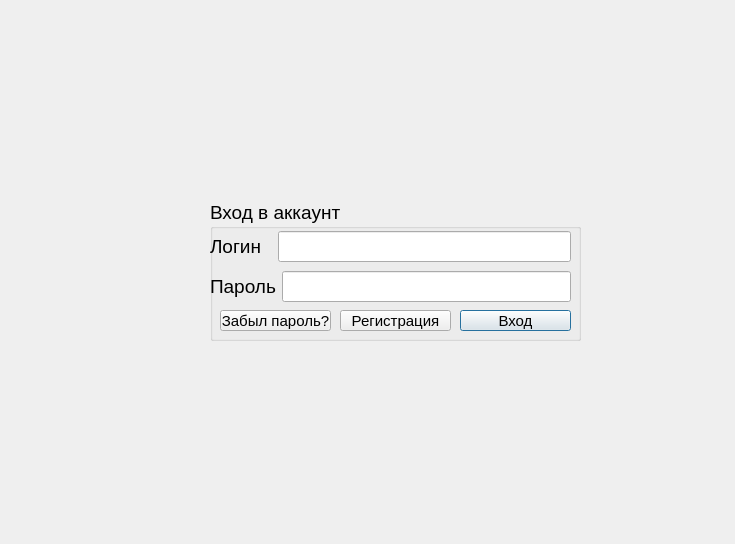
<?xml version="1.0" encoding="UTF-8"?>
<ui version="4.0">
 <class>LogIn</class>
 <widget class="QDialog" name="LogIn">
  <property name="geometry">
   <rect>
    <x>0</x>
    <y>0</y>
    <width>735</width>
    <height>544</height>
   </rect>
  </property>
  <property name="windowTitle">
   <string>Dialog</string>
  </property>
  <widget class="QGroupBox" name="groupBox">
   <property name="geometry">
    <rect>
     <x>210</x>
     <y>200</y>
     <width>371</width>
     <height>141</height>
    </rect>
   </property>
   <property name="font">
    <font>
     <pointsize>14</pointsize>
    </font>
   </property>
   <property name="title">
    <string>Вход в аккаунт</string>
   </property>
   <widget class="QWidget" name="layoutWidget">
    <property name="geometry">
     <rect>
      <x>0</x>
      <y>70</y>
      <width>361</width>
      <height>33</height>
     </rect>
    </property>
    <layout class="QHBoxLayout" name="horizontalLayout_2">
     <item>
      <widget class="QLabel" name="label_2">
       <property name="text">
        <string>Пароль</string>
       </property>
      </widget>
     </item>
     <item>
      <widget class="QLineEdit" name="pasEdit"/>
     </item>
    </layout>
   </widget>
   <widget class="QPushButton" name="Ent">
    <property name="geometry">
     <rect>
      <x>250</x>
      <y>110</y>
      <width>111</width>
      <height>21</height>
     </rect>
    </property>
    <property name="font">
     <font>
      <pointsize>11</pointsize>
     </font>
    </property>
    <property name="text">
     <string>Вход</string>
    </property>
   </widget>
   <widget class="QPushButton" name="pushButton_2">
    <property name="geometry">
     <rect>
      <x>10</x>
      <y>110</y>
      <width>111</width>
      <height>21</height>
     </rect>
    </property>
    <property name="font">
     <font>
      <pointsize>11</pointsize>
     </font>
    </property>
    <property name="text">
     <string>Забыл пароль?</string>
    </property>
   </widget>
   <widget class="QPushButton" name="reg">
    <property name="geometry">
     <rect>
      <x>130</x>
      <y>110</y>
      <width>111</width>
      <height>21</height>
     </rect>
    </property>
    <property name="font">
     <font>
      <pointsize>11</pointsize>
     </font>
    </property>
    <property name="text">
     <string>Регистрация</string>
    </property>
   </widget>
   <widget class="QWidget" name="">
    <property name="geometry">
     <rect>
      <x>0</x>
      <y>30</y>
      <width>361</width>
      <height>33</height>
     </rect>
    </property>
    <layout class="QHBoxLayout" name="horizontalLayout">
     <item>
      <widget class="QLabel" name="label">
       <property name="text">
        <string>Логин  </string>
       </property>
      </widget>
     </item>
     <item>
      <widget class="QLineEdit" name="logEdit"/>
     </item>
    </layout>
   </widget>
  </widget>
 </widget>
 <resources/>
 <connections>
  <connection>
   <sender>Ent</sender>
   <signal>clicked()</signal>
   <receiver>LogIn</receiver>
   <slot>close()</slot>
   <hints>
    <hint type="sourcelabel">
     <x>473</x>
     <y>323</y>
    </hint>
    <hint type="destinationlabel">
     <x>537</x>
     <y>387</y>
    </hint>
   </hints>
  </connection>
  <connection>
   <sender>reg</sender>
   <signal>clicked()</signal>
   <receiver>LogIn</receiver>
   <slot>close()</slot>
   <hints>
    <hint type="sourcelabel">
     <x>381</x>
     <y>327</y>
    </hint>
    <hint type="destinationlabel">
     <x>349</x>
     <y>412</y>
    </hint>
   </hints>
  </connection>
 </connections>
</ui>
